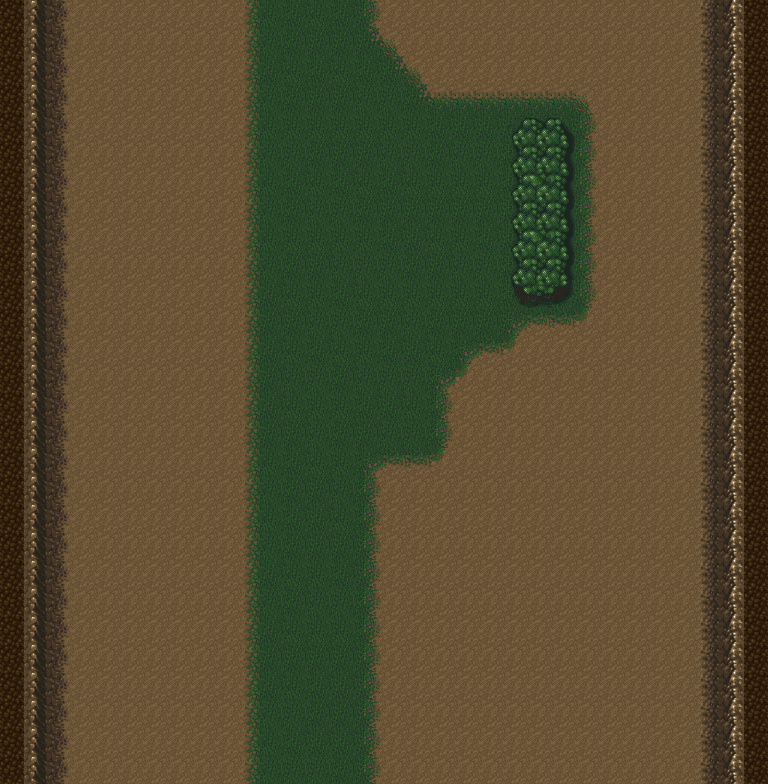

This game map was drawn from its Tiled (.tmx) file and the tilesets committed beside it. A one-line description and the trimmed map source follow:
An orthogonal 32x28 tile map with 24x28 px tiles, 2 tile layers (Background, Meta), 2 tilesets and 1 object (Player).

<map version="1.0" orientation="orthogonal" width="32" height="28" tilewidth="24" tileheight="28">
 <tileset firstgid="1" name="Terrain" tilewidth="24" tileheight="28">
  <image source="terrain.png" trans="bddcc3" width="1200" height="1708" />
  <terraintypes>
   <terrain name="grass" tile="-1" />
   <terrain name="grass-dirt" tile="-1" />
   <terrain name="grass-tree" tile="-1" />
   <terrain name="grass-rock" tile="-1" />
   <terrain name="grass-cliff" tile="-1" />
   <terrain name="grass-water" tile="-1" />
   <terrain name="grass-deepwater" tile="-1" />
  </terraintypes>
  <tile id="30" terrain="5,5,5,1" />
  <tile id="31" terrain="5,5,1,1" />
  <tile id="32" terrain="5,5,1,5" />
  <tile id="33" terrain="5,1,1,1" />
  <tile id="34" terrain="1,5,1,1" />
  <tile id="35" terrain="5,5,5,6" />
  <tile id="36" terrain="5,5,6,6" />
  <tile id="37" terrain="5,5,6,5" />
  <tile id="38" terrain="6,6,6,6" />
  <tile id="39" terrain="6,6,6,6" />
  <tile id="40" terrain="3,3,3,1" />
  <tile id="41" terrain="3,3,1,1" />
  <tile id="42" terrain="3,3,1,3" />
  <tile id="43" terrain="3,1,1,1" />
  <tile id="44" terrain="1,3,1,1" />
  <tile id="80" terrain="5,1,5,1" />
  <tile id="81" terrain="1,1,1,1" />
  <tile id="82" terrain="1,5,1,5" />
  <tile id="83" terrain="1,1,5,1" />
  <tile id="84" terrain="1,1,1,5" />
  <tile id="85" terrain="5,6,5,6" />
  <tile id="86" terrain="6,6,6,6" />
  <tile id="87" terrain="6,5,6,5" />
  <tile id="88" terrain="6,6,6,6" />
  <tile id="89" terrain="6,6,6,6" />
  <tile id="90" terrain="3,1,3,1" />
  <tile id="91" terrain="1,1,1,1" />
  <tile id="92" terrain="1,3,1,3" />
  <tile id="93" terrain="1,1,3,1" />
  <tile id="94" terrain="1,1,1,3" />
  <tile id="130" terrain="5,1,5,5" />
  <tile id="131" terrain="1,1,5,5" />
  <tile id="132" terrain="1,5,5,5" />
  <tile id="134" terrain="5,5,5,5" />
  <tile id="135" terrain="5,6,5,5" />
  <tile id="136" terrain="6,6,5,5" />
  <tile id="137" terrain="6,5,5,5" />
  <tile id="140" terrain="3,1,3,3" />
  <tile id="141" terrain="1,1,3,3" />
  <tile id="142" terrain="1,3,3,3" />
  <tile id="190" terrain="0,0,0,1" />
  <tile id="191" terrain="0,0,1,1" />
  <tile id="192" terrain="0,0,1,0" />
  <tile id="193" terrain="0,0,0,0" />
  <tile id="194" terrain="0,0,0,0" />
  <tile id="240" terrain="0,1,0,1" />
  <tile id="241" terrain="1,1,1,1" />
  <tile id="242" terrain="1,0,1,0" />
  <tile id="243" terrain="0,1,1,1" />
  <tile id="244" terrain="1,0,1,1" />
  <tile id="290" terrain="0,1,0,0" />
  <tile id="291" terrain="1,1,0,0" />
  <tile id="292" terrain="1,0,0,0" />
  <tile id="293" terrain="1,1,0,1" />
  <tile id="294" terrain="1,1,1,0" />
  <tile id="340" terrain="3,4,4,4" />
  <tile id="341" terrain="4,3,4,4" />
  <tile id="342" terrain="3,3,3,4" />
  <tile id="343" terrain="3,3,4,4" />
  <tile id="344" terrain="3,3,4,3" />
  <tile id="345" terrain="3,3,3,3" />
  <tile id="390" terrain="4,4,3,4" />
  <tile id="391" terrain="4,4,4,3" />
  <tile id="392" terrain="3,4,3,4" />
  <tile id="393" terrain="4,4,4,4" />
  <tile id="394" terrain="4,3,4,3" />
  <tile id="395" terrain="3,3,3,3" />
  <tile id="440" terrain="3,3,3,3" />
  <tile id="442" terrain="3,4,3,3" />
  <tile id="443" terrain="4,4,3,3" />
  <tile id="444" terrain="4,3,3,3" />
  <tile id="895" terrain="0,0,0,2" />
  <tile id="896" terrain="0,0,2,2" />
  <tile id="897" terrain="0,0,2,0" />
  <tile id="898" terrain="0,2,2,2" />
  <tile id="899" terrain="2,0,2,2" />
  <tile id="945" terrain="0,2,0,2" />
  <tile id="946" terrain="2,2,2,2" />
  <tile id="947" terrain="2,0,2,0" />
  <tile id="948" terrain="2,2,0,2" />
  <tile id="949" terrain="2,2,2,0" />
  <tile id="995" terrain="0,2,0,0" />
  <tile id="996" terrain="2,2,0,0" />
  <tile id="997" terrain="2,0,0,0" />
  <tile id="998" terrain="2,2,0,0" />
  <tile id="999" terrain="2,2,2,2" />
 </tileset>
 <tileset firstgid="3051" name="Mask" tilewidth="24" tileheight="28">
  <image source="tiles.png" trans="bddcc3" width="96" height="28" />
  <tile id="1">
   <properties>
    <property name="type" value="block" />
   </properties>
  </tile>
  <tile id="2">
   <properties>
    <property name="type" value="water" />
   </properties>
  </tile>
 </tileset>
 <layer name="Background" width="32" height="28">
  <data>[896 cells, 896 non-empty, 28 distinct tile ids]</data>
 </layer>
 <objectgroup name="Objects" width="32" height="28">
  <object name="Player" x="409" y="700" />
 </objectgroup>
 <layer name="Meta" width="32" height="28" opacity="0.11">
  <data>[896 cells, 896 non-empty, 2 distinct tile ids]</data>
 </layer>
</map>